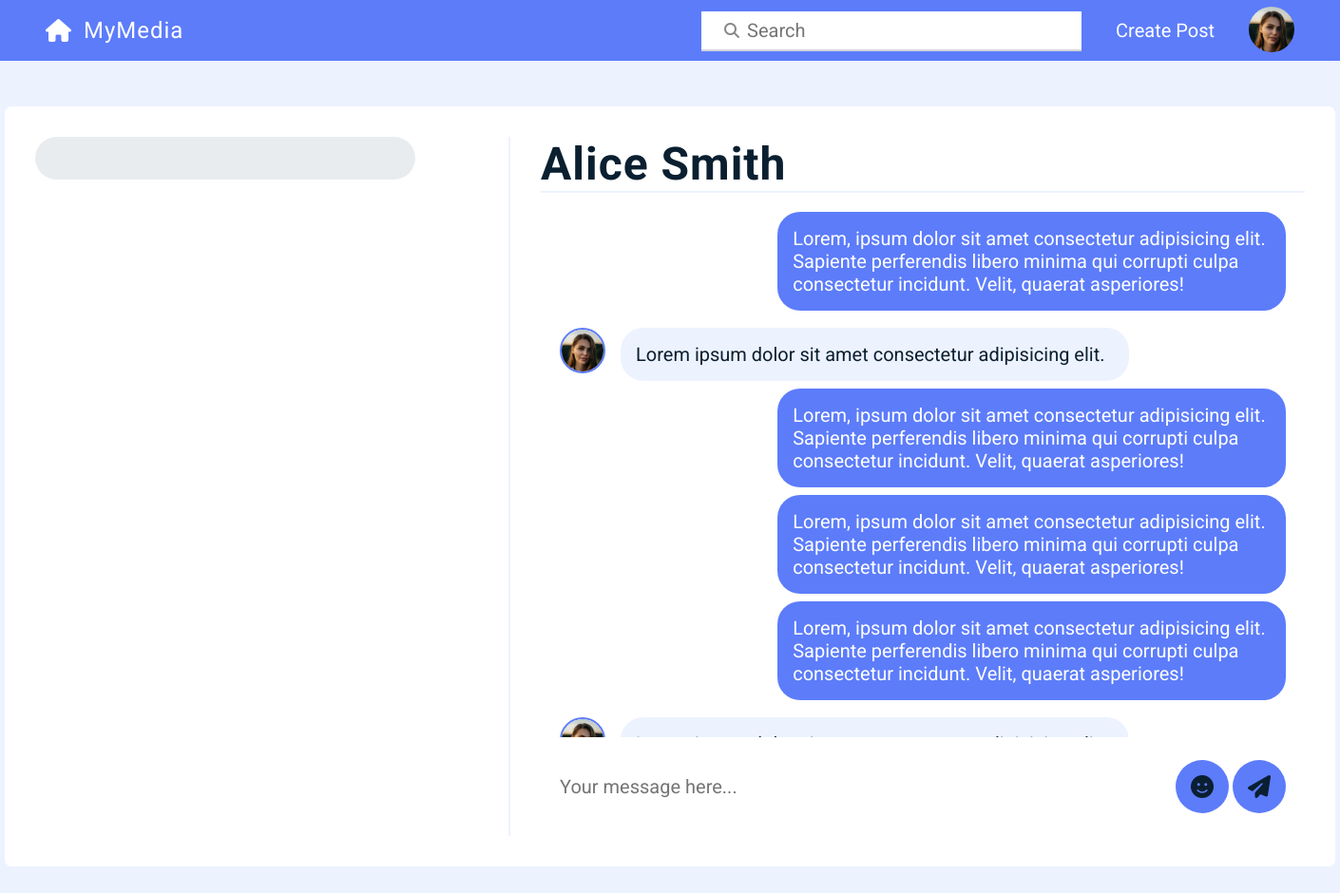
The app's page /php/views/conversationView.php (signed in), older data.
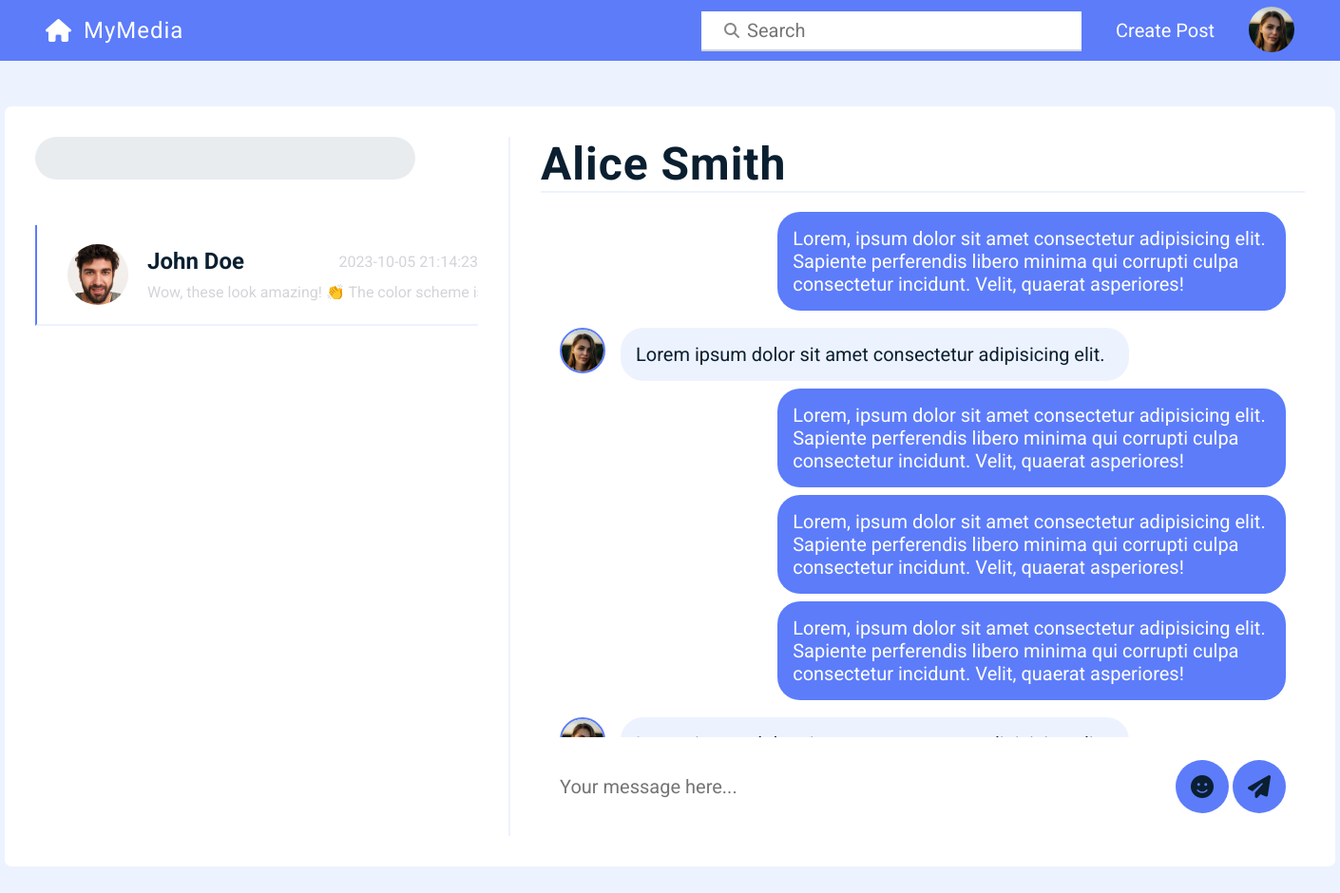
The same page, newer data.
### tables this page shows
CREATE TABLE `user_conversations` (
  `id` int(10) UNSIGNED NOT NULL,
  `user_id` int(11) NOT NULL,
  `conversation_id` int(11) NOT NULL,
  `conversation_name` varchar(255) NOT NULL
);

CREATE TABLE `users` (
  `id` int(10) UNSIGNED NOT NULL,
  `name` varchar(255) NOT NULL,
  `surname` varchar(255) NOT NULL,
  `username` varchar(255) NOT NULL,
  `email` varchar(255) NOT NULL,
  `job` varchar(255) NOT NULL,
  `bio` text NOT NULL,
  `password` varchar(255) DEFAULT NULL
);

CREATE TABLE `messages` (
  `id` bigint(20) UNSIGNED NOT NULL,
  `content` text NOT NULL,
  `upload_date` datetime NOT NULL,
  `conversation_id` int(11) NOT NULL,
  `sender_id` int(11) NOT NULL
);

### php/models/Model.php (called while the page is built, shortened)
<?php
class Model {
    private $host = "localhost";
    private $dbname = "socialmediaapp";
    private $username = "root";
    private $password = "";
    protected $conn;
    protected function __construct() {
        try {
            $this->conn = new PDO("mysql:host=$this->host;dbname=$this->dbname;charset=utf8mb4", $this->username, $this->password);
            $this->conn->setAttribute(PDO::ATTR_ERRMODE, PDO::ERRMODE_EXCEPTION);
        } catch (PDOException $e) {
            echo "Connection failed: " . $e->getMessage();
            die();
        }
    }
    protected function prepareQuery($query)
    {
       return $this->conn->prepare($query);
    }
}
?>

### php/models/ConversationModel.php (called while the page is built, shortened)
<?php
require_once "Model.php";
class ConversationModel extends Model{
    public function getUserConversations($currentUserID)
    {
        $query = 'SELECT users.id,users.name,users.surname,conversation_id FROM user_conversations inner join users on user_conversations.user_id=users.id where user_conversations.user_id != :currentUserID and user_conversations.conversation_id=(SELECT user_conversations.conversation_id FROM user_conversations WHERE user_conversations.user_id = :currentUserID);';
        $stmt = $this->prepareQuery($query);
        $stmt->bindParam(':currentUserID',$currentUserID);
        $stmt->execute();
        return $stmt->fetchAll(PDO::FETCH_ASSOC);
    }
    public function getLastMessage($conversationID)
    {
        $query = "SELECT messages.content,messages.upload_date FROM messages WHERE messages.conversation_id=:conversationID ORDER BY messages.id DESC LIMIT 1";
        $stmt = $this->prepareQuery($query);
        $stmt->bindParam(":conversationID",$conversationID);
        $stmt->execute();
        return $stmt->fetch(PDO::FETCH_ASSOC);
    }
}
?>

### php/views/conversationView.php (the view, shortened to what the changed rows need)
<!DOCTYPE html>
<html lang="en">
<head>
    <link rel="stylesheet" href="../../styles/main.css"/>
    <link rel="stylesheet" href="../../styles/conversationView.css"/>
</head>
<body>
    <?php
    require_once "../includes/navbar.php";
    require_once "../models/ConversationModel.php";
    $currentUserID = $_SESSION['userID'];
    $conversationModel = new ConversationModel();
    $conversations = $conversationModel->getUserConversations($currentUserID);
    ?>
    <section class="conversation__section">
        <aside>
            <ul class="conversation__list">
                <?php
                foreach($conversations as $conversation)
                {
                    $userID = $conversation['id'];
                    $name = $conversation['name'];
                    $surname = $conversation['surname'];
                    $conversationID = $conversation['conversation_id'];
                    $lastMessage = $conversationModel->getLastMessage($conversationID);
                    $lastMessageContent = $lastMessage['content'];
                    $lastMessageDate = $lastMessage['upload_date'];
                    echo "<li class='conversation__element conversation--active'>
                        <img src='../../images/profilePhotos/userPhoto_$userID.png' class='conversation__userphoto'/>
                        <div class='conversation__wrapper'>
                            <div class='conversation__header'>
                                <h3 class='conversation__fullname'>$name $surname</h3>
                                <p class='converstation__date'>$lastMessageDate</p>
                            </div>
                                 <p class='conversation__showcase__text'>$lastMessageContent</p>
                        </div>
                    </li>";
                }
                ?>
            </ul>
        </aside>
        <main >
            <h1 class="conversation__title">Alice Smith</h1>
        </main>
    </section>
</body>
</html>

Row changes from the older to the newer data that the page shows:
added user_conversations: users.name "John", users.surname "Doe", messages.upload_date "2023-10-05 21:14:23", messages.content "Wow, these look amazing! 👏 The color scheme…"
